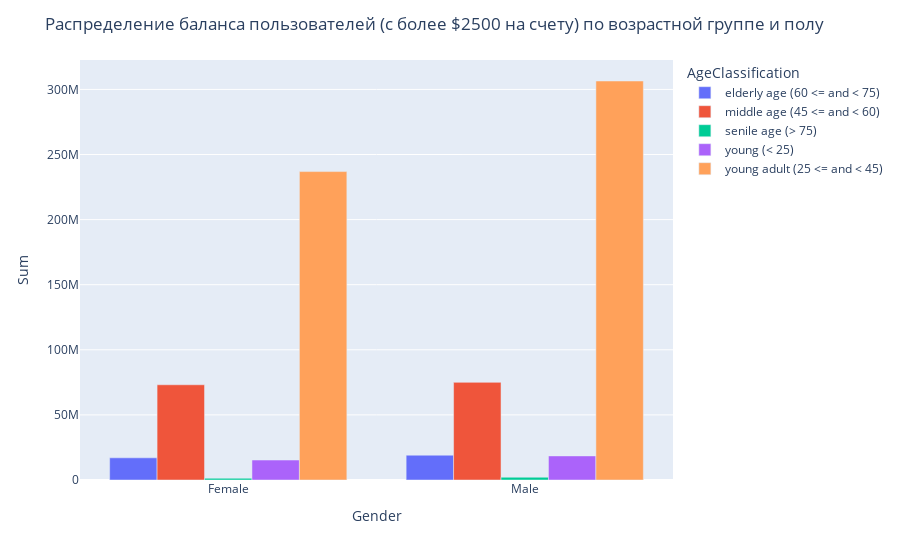

The notebook cell saved with this chart:
### Markdown cell above
### 9.2. Постройте график, показывающий распределение баланса пользователей, у которых на счету больше 2 500 долларов. Опишите распределение и сделайте выводы.

### Code cell
high_balance = churn_data[churn_data['Balance'] > 2500]
def age_classification(row):
    if row < 25:
        return 'young (< 25)'
    if 25 <= row < 45:
        return 'young adult (25 <= and < 45)'
    if 45 <= row < 60: 
        return 'middle age (45 <= and < 60)'
    if 60 <= row < 75: 
        return 'elderly age (60 <= and < 75)'
    if 75 <= row: 
        return 'senile age (> 75)'
    
churn_data['AgeClassification'] = churn_data['Age'].apply(age_classification)
bar_data = high_balance.groupby(['Gender', 'AgeClassification'], as_index=False)['Balance'].sum()
bar_data.columns = ['Gender', 'AgeClassification', 'Sum']

fig = px.bar(
   bar_data,
   x = 'Gender',
   y = 'Sum',
   color = 'AgeClassification', 
   barmode = 'group' 
)
fig.update_layout(title="Распределение баланса пользователей (с более $2500 на счету) по возрастной группе и полу")
fig

### Figure 1 — Plotly figure (JSON) as saved in the notebook; plotly's stock layout.template omitted (floating-point values rounded to 4 significant figures)
{"data": [{"alignmentgroup": "True", "hovertemplate": "AgeClassification=elderly age (60 <= and < 75)<br>Gender=%{x}<br>Sum=%{y}<extra></extra>", "legendgroup": "elderly age (60 <= and < 75)", "marker": {"color": "#636efa", "pattern": {"shape": ""}}, "name": "elderly age (60 <= and < 75)", "offsetgroup": "elderly age (60 <= and < 75)", "orientation": "v", "showlegend": true, "textposition": "auto", "type": "bar", "x": ["Female", "Male"], "xaxis": "x", "y": [17030000.0, 19060000.0], "yaxis": "y"}, {"alignmentgroup": "True", "hovertemplate": "AgeClassification=middle age (45 <= and < 60)<br>Gender=%{x}<br>Sum=%{y}<extra></extra>", "legendgroup": "middle age (45 <= and < 60)", "marker": {"color": "#EF553B", "pattern": {"shape": ""}}, "name": "middle age (45 <= and < 60)", "offsetgroup": "middle age (45 <= and < 60)", "orientation": "v", "showlegend": true, "textposition": "auto", "type": "bar", "x": ["Female", "Male"], "xaxis": "x", "y": [73140000.0, 75000000.0], "yaxis": "y"}, {"alignmentgroup": "True", "hovertemplate": "AgeClassification=senile age (> 75)<br>Gender=%{x}<br>Sum=%{y}<extra></extra>", "legendgroup": "senile age (> 75)", "marker": {"color": "#00cc96", "pattern": {"shape": ""}}, "name": "senile age (> 75)", "offsetgroup": "senile age (> 75)", "orientation": "v", "showlegend": true, "textposition": "auto", "type": "bar", "x": ["Female", "Male"], "xaxis": "x", "y": [1317000.0, 2115000.0], "yaxis": "y"}, {"alignmentgroup": "True", "hovertemplate": "AgeClassification=young (< 25)<br>Gender=%{x}<br>Sum=%{y}<extra></extra>", "legendgroup": "young (< 25)", "marker": {"color": "#ab63fa", "pattern": {"shape": ""}}, "name": "young (< 25)", "offsetgroup": "young (< 25)", "orientation": "v", "showlegend": true, "textposition": "auto", "type": "bar", "x": ["Female", "Male"], "xaxis": "x", "y": [15330000.0, 18500000.0], "yaxis": "y"}, {"alignmentgroup": "True", "hovertemplate": "AgeClassification=young adult (25 <= and < 45)<br>Gender=%{x}<br>Sum=%{y}<extra></extra>", "legendgroup": "young adult (25 <= and < 45)", "marker": {"color": "#FFA15A", "pattern": {"shape": ""}}, "name": "young adult (25 <= and < 45)", "offsetgroup": "young adult (25 <= and < 45)", "orientation": "v", "showlegend": true, "textposition": "auto", "type": "bar", "x": ["Female", "Male"], "xaxis": "x", "y": [236900000.0, 306500000.0], "yaxis": "y"}], "layout": {"barmode": "group", "legend": {"title": {"text": "AgeClassification"}, "tracegroupgap": 0}, "margin": {"t": 60}, "title": {"text": "Распределение баланса пользователей (с более $2500 на счету) по возрастной группе и полу"}, "xaxis": {"anchor": "y", "domain": [0, 1], "title": {"text": "Gender"}}, "yaxis": {"anchor": "x", "domain": [0, 1], "title": {"text": "Sum"}}}}
